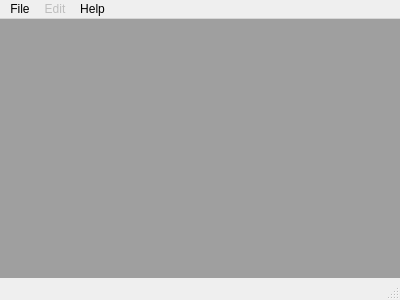
<?xml version="1.0" encoding="UTF-8"?>
<ui version="4.0">
 <class>MainWindow</class>
 <widget class="QMainWindow" name="MainWindow">
  <property name="geometry">
   <rect>
    <x>0</x>
    <y>0</y>
    <width>400</width>
    <height>300</height>
   </rect>
  </property>
  <property name="windowTitle">
   <string>Image Viewer</string>
  </property>
  <widget class="QWidget" name="centralWidget">
   <layout class="QVBoxLayout" name="verticalLayout">
    <property name="spacing">
     <number>0</number>
    </property>
    <property name="margin">
     <number>0</number>
    </property>
    <item>
     <widget class="QMdiArea" name="mdiArea"/>
    </item>
   </layout>
  </widget>
  <widget class="QMenuBar" name="menuBar">
   <property name="geometry">
    <rect>
     <x>0</x>
     <y>0</y>
     <width>400</width>
     <height>29</height>
    </rect>
   </property>
   <widget class="QMenu" name="menuFile">
    <property name="title">
     <string>File</string>
    </property>
    <addaction name="actionOpen"/>
    <addaction name="separator"/>
    <addaction name="actionQuit"/>
   </widget>
   <widget class="QMenu" name="menuEdit">
    <property name="enabled">
     <bool>false</bool>
    </property>
    <property name="title">
     <string>Edit</string>
    </property>
    <addaction name="actionInvert"/>
    <addaction name="actionSharpen"/>
    <addaction name="actionPosterize"/>
    <addaction name="actionGreyscale"/>
   </widget>
   <widget class="QMenu" name="menuHelp">
    <property name="title">
     <string>Help</string>
    </property>
    <addaction name="actionAbout"/>
   </widget>
   <addaction name="menuFile"/>
   <addaction name="menuEdit"/>
   <addaction name="menuHelp"/>
  </widget>
  <widget class="QStatusBar" name="statusBar"/>
  <action name="actionOpen">
   <property name="text">
    <string>Open</string>
   </property>
   <property name="statusTip">
    <string>Open an image from a file</string>
   </property>
  </action>
  <action name="actionInvert">
   <property name="text">
    <string>Negate</string>
   </property>
  </action>
  <action name="actionSharpen">
   <property name="text">
    <string>Sharpen</string>
   </property>
  </action>
  <action name="actionPosterize">
   <property name="text">
    <string>Posterize</string>
   </property>
  </action>
  <action name="actionGreyscale">
   <property name="text">
    <string>Desaturate</string>
   </property>
  </action>
  <action name="actionAbout">
   <property name="text">
    <string>About</string>
   </property>
   <property name="statusTip">
    <string>About this program</string>
   </property>
   <property name="menuRole">
    <enum>QAction::AboutRole</enum>
   </property>
  </action>
  <action name="actionQuit">
   <property name="text">
    <string>Quit</string>
   </property>
   <property name="statusTip">
    <string>Exit the program</string>
   </property>
   <property name="menuRole">
    <enum>QAction::QuitRole</enum>
   </property>
  </action>
 </widget>
 <layoutdefault spacing="6" margin="11"/>
 <resources/>
 <connections>
  <connection>
   <sender>actionQuit</sender>
   <signal>triggered()</signal>
   <receiver>MainWindow</receiver>
   <slot>close()</slot>
   <hints>
    <hint type="sourcelabel">
     <x>-1</x>
     <y>-1</y>
    </hint>
    <hint type="destinationlabel">
     <x>199</x>
     <y>149</y>
    </hint>
   </hints>
  </connection>
  <connection>
   <sender>actionOpen</sender>
   <signal>triggered()</signal>
   <receiver>MainWindow</receiver>
   <slot>doOpen()</slot>
   <hints>
    <hint type="sourcelabel">
     <x>-1</x>
     <y>-1</y>
    </hint>
    <hint type="destinationlabel">
     <x>199</x>
     <y>149</y>
    </hint>
   </hints>
  </connection>
  <connection>
   <sender>actionAbout</sender>
   <signal>triggered()</signal>
   <receiver>MainWindow</receiver>
   <slot>doAbout()</slot>
   <hints>
    <hint type="sourcelabel">
     <x>-1</x>
     <y>-1</y>
    </hint>
    <hint type="destinationlabel">
     <x>455</x>
     <y>12</y>
    </hint>
   </hints>
  </connection>
  <connection>
   <sender>actionSharpen</sender>
   <signal>triggered()</signal>
   <receiver>MainWindow</receiver>
   <slot>doSharpen()</slot>
   <hints>
    <hint type="sourcelabel">
     <x>-1</x>
     <y>-1</y>
    </hint>
    <hint type="destinationlabel">
     <x>199</x>
     <y>149</y>
    </hint>
   </hints>
  </connection>
  <connection>
   <sender>actionInvert</sender>
   <signal>triggered()</signal>
   <receiver>MainWindow</receiver>
   <slot>doNegate()</slot>
   <hints>
    <hint type="sourcelabel">
     <x>-1</x>
     <y>-1</y>
    </hint>
    <hint type="destinationlabel">
     <x>199</x>
     <y>149</y>
    </hint>
   </hints>
  </connection>
  <connection>
   <sender>mdiArea</sender>
   <signal>subWindowActivated(QMdiSubWindow*)</signal>
   <receiver>MainWindow</receiver>
   <slot>doChangeImage(QMdiSubWindow*)</slot>
   <hints>
    <hint type="sourcelabel">
     <x>199</x>
     <y>150</y>
    </hint>
    <hint type="destinationlabel">
     <x>199</x>
     <y>149</y>
    </hint>
   </hints>
  </connection>
 </connections>
 <slots>
  <slot>doOpen()</slot>
  <slot>doNegate()</slot>
  <slot>doSharpen()</slot>
  <slot>doAbout()</slot>
  <slot>doChangeImage(QMdiSubWindow*)</slot>
 </slots>
</ui>
